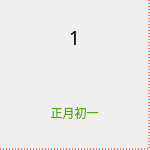
<?xml version="1.0" encoding="UTF-8"?>
<ui version="4.0">
 <class>QDateCellWidget</class>
 <widget class="QWidget" name="QDateCellWidget">
  <property name="geometry">
   <rect>
    <x>0</x>
    <y>0</y>
    <width>150</width>
    <height>150</height>
   </rect>
  </property>
  <property name="font">
   <font>
    <family>微软雅黑</family>
   </font>
  </property>
  <property name="windowTitle">
   <string/>
  </property>
  <property name="styleSheet">
   <string notr="true">QWidget
{
 border:1px dashed rgb(255, 0, 0);
 border-left-style:none;
 border-top-style:none;
 border-right-style:dashed;
 border-bottom-style:dashed;
}</string>
  </property>
  <layout class="QVBoxLayout" name="verticalLayout">
   <property name="spacing">
    <number>2</number>
   </property>
   <property name="leftMargin">
    <number>0</number>
   </property>
   <property name="topMargin">
    <number>0</number>
   </property>
   <property name="rightMargin">
    <number>1</number>
   </property>
   <property name="bottomMargin">
    <number>1</number>
   </property>
   <item>
    <widget class="QLabel" name="label_g">
     <property name="font">
      <font>
       <family>微软雅黑</family>
       <pointsize>14</pointsize>
      </font>
     </property>
     <property name="styleSheet">
      <string notr="true">QLabel
{
border-style:none;
}</string>
     </property>
     <property name="text">
      <string>1</string>
     </property>
     <property name="alignment">
      <set>Qt::AlignCenter</set>
     </property>
    </widget>
   </item>
   <item>
    <widget class="QLabel" name="label_n">
     <property name="styleSheet">
      <string notr="true">QLabel
{
border-style:none;
color:rgb(85, 170, 0)
}</string>
     </property>
     <property name="text">
      <string>正月初一</string>
     </property>
     <property name="alignment">
      <set>Qt::AlignCenter</set>
     </property>
    </widget>
   </item>
  </layout>
 </widget>
 <resources/>
 <connections/>
</ui>
